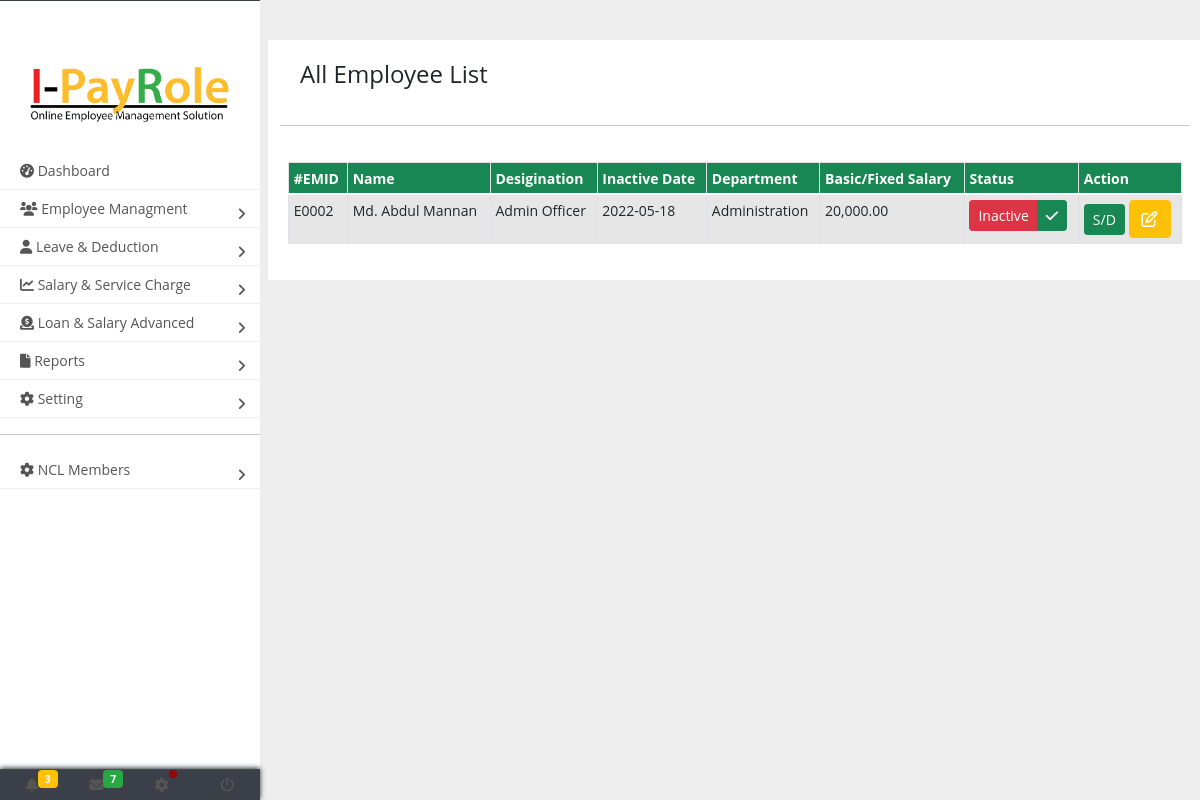
The page /view_inactive_employee.php on the database its author committed.
### tables this page shows
CREATE TABLE `employee` (
  `id` int(11) NOT NULL AUTO_INCREMENT,
  `em_id` text NOT NULL,
  `card_no` text NOT NULL,
  `file_no` text NOT NULL,
  `name` text,
  `desigination` text NOT NULL,
  `department_id` int(11) NOT NULL,
  `fathers_name` text,
  `mothers_name` text,
  `nationality` text,
  `mailing_address` text,
  `permanent_address` text,
  `place_of_birth` text,
  `marital_status` text,
  `religion` text,
  `phone` text,
  `country` text,
  `joining_date` text NOT NULL,
  `date_of_birth` text,
  `gender` text,
  `employee_type` text,
  `photo` text NOT NULL,
  `role` text,
  `role_id` text,
  PRIMARY KEY (`id`)
);

CREATE TABLE `salary_details_info` (
  `id` int(11) NOT NULL AUTO_INCREMENT,
  `department_id` text NOT NULL,
  `employee_id` text NOT NULL,
  `grade_id` text NOT NULL,
  `basic_salary` text NOT NULL,
  `personal_pay` text NOT NULL,
  `fixed_pay` text NOT NULL,
  `over_time` text NOT NULL,
  `deduct_one_day` text NOT NULL,
  `pf_contribution` text NOT NULL,
  `food_from_sc` text NOT NULL,
  `status` varchar(255) NOT NULL,
  `inactive_date` varchar(255) DEFAULT NULL,
  `active_date` varchar(255) DEFAULT NULL,
  PRIMARY KEY (`id`)
);

CREATE TABLE `department` (
  `id` int(11) NOT NULL AUTO_INCREMENT,
  `name` text NOT NULL,
  PRIMARY KEY (`id`)
);

### lib/database.php (called while the page is built, shortened)
<?php
class Database{
	public  $host 		= DB_HOST;
	public  $user 		= DB_USER;
	public  $pass 		= DB_PASS;
	public  $dbname 	= DB_NAME;
	public $link;
	private function connectDB(){
		$this->link = new mysqli($this->host,$this->user,$this->pass,$this->dbname);
	}
	public function select($data) {
		$results = $this->link->query($data) or die ($this->link->error.__LINE__);
		if ($results->num_rows > 0) {
			return $results;
		} else {
			return false;
		}
	}
}
?>

### view_inactive_employee.php (the view, shortened to what this page needs)
<?php
include ('include/header.php');
?>
<main class="page-content">
<div class="container">
	<div class="row">
	<div class="col-md-12 bg-white">
		<h4 style="padding:20px; ">All Employee List </h4>
		<hr />
	</div>
					<div class="form-group col-md-12 bg-white" style="padding:20px ">
						<table id="example" class="table table-bordered table-striped nowrap" style="padding:20px;  ">
											<thead>
												<tr class="bg-success text-white">
													<th>#EMID</th>
													<th>Name</th>
													<th>Desigination</th>
													<th>Inactive Date</th>
													<th>Department</th>
													<th>Basic/Fixed Salary</th>
													<th>Status</th>
													<th>Action</th>
												</tr>
											</thead>
											<tbody>
											<?php
											$activequery="select * from salary_details_info where status=0";
												$resactivequery=$db->select($activequery);
												if ($resactivequery==true){
													while($active_status=$resactivequery->fetch_assoc()){
														$status_em_id=$active_status['employee_id'];
											?>
											<?php
											$query="select * from employee where em_id='".$status_em_id."'";
											$results=$db->select($query);
											if ($results==true){
													while($res=$results->fetch_assoc()){
											?>
												<tr>
													<td><?php echo $res['em_id'] ?></td>
													<td><?php echo $res['name'] ?></td>
													<td><?php echo $res['desigination'] ?></td>
													<td><?php echo $active_status['inactive_date'] ?></td>
													<td>
													<?php
													$de_id=$res['department_id'];
													$query="select * from department where id='".$de_id."'";
													$results2=$db->select($query);
													if ($results2==true){
													while($res2=$results2->fetch_assoc()){
															$department=$res2['name'];
															echo $department;
														}
													}else{
															echo 'Not Set';
														}
													?>
													</td>
													<td>
													<?php
													$emid= $res['em_id'];
													$query3="select * from salary_details_info where employee_id='".$emid."'";
														$basic=$db->select($query3);
														if ($basic==true){
																while($salary_info=$basic->fetch_assoc()){
																$fixedpay=$salary_info['fixed_pay'];
																if(!$fixedpay==true){
																echo number_format((float)$salary_info['basic_salary'], 2, '.', ',');
																}else{
																	echo 'Fixed='.number_format((float)$fixedpay, 2, '.', ',').'' ;
																}
															}
														}else{
																echo "<a href='employee_salary_info.php'> Salary Not Updated</a>";
															}
													?>
													</td>
													<td>
																	<form action="" method="post">
													<?php
													$em_id= $res['em_id'];
													$em_idquery="select * from salary_details_info where employee_id='".$em_id."'";
														$em_id_res=$db->select($em_idquery);
														if ($em_id_res==true){
															while($emidres=$em_id_res->fetch_assoc()){
																	$status=$emidres['status'];
																		if ($status==1){
																			?>
																			<input type="hidden" name="status"value="0" />
																			<input type="hidden" name="em_id"value="<?php echo $emid;?>" />
																			<div class="btn-group btn-group-sm">
																			  <button type="button" class="btn btn-success btn-xs">Active</button>
																			  <button type="submit" name="inactive" class="btn btn-danger btn-sm btn-xs"><i class="fa-solid fa-ban"></i></button>
																			</div>
																			</form>
																			 <?php
																		}else{
																			?>
																			<form action="" method="post">
																			<div class="btn-group btn-group-sm">
																			  <button type="button" class="btn btn-danger btn-xs">Inactive</button>
																			  <button type="submit" name="active" class="btn btn-success btn-sm btn-xs"><i class="fa-solid fa-check"></i></button>
																			</div>
																			</form>
																			<?php
																		}
															}
														}
													?>
													</td>
													<td>
													<a href="single_salary_view.php?id=<?php echo $res['em_id']; ?>" class="btn btn-success btn-sm" >S/D</a>
													<a href="edit_employee.php?em_id=<?php echo $res['em_id']; ?> "><i class="fa fa-edit text-white btn btn-warning"></i></a>
													</td>
												</tr>
													<?php }}}}?>
											</tbody>
										</table>
					</div>
		</div>
	</div>
</main>
</div>

### css/stylesidebar.css (style rules this page uses)
body { font-size: 0.9rem; }
@media screen and (min-width: 768px) { .page-wrapper.toggled .page-content { padding-left: 270px; } }
.page-wrapper .page-content { display: inline-block; width: 100%; padding-left: 0px; padding-top: 20px;; background:# }
.page-wrapper .page-content > div { padding: 20px 10px; }
.page-wrapper .page-content { overflow-x: hidden; }

### css/style.css (style rules this page uses)
body { background:#eee; font-size: 14px; font-family: "Open Sans",sans-serif; }
.table th, .table td { padding: 0.3rem; vertical-align: top; border-top: 1px solid #dee2e6; }

### rows shown on the page
salary_details_info: inactive_date "2022-05-18", basic_salary "20,000.00"
employee: em "E0002", name "Md. Abdul Mannan", desigination "Admin Officer"
department: name "Administration"
